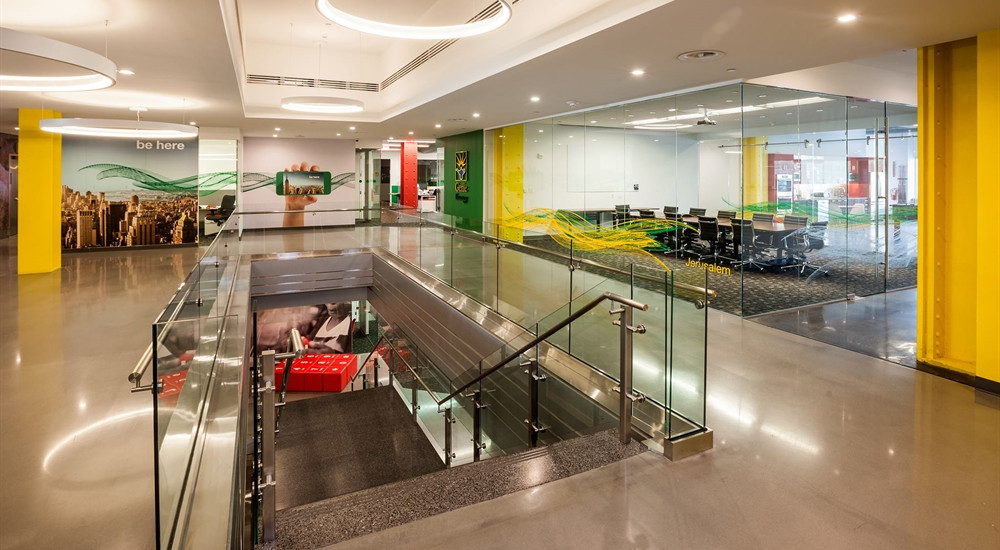
#> input picture assets/img/idt.jpg, 1000 x 550 px
$ python resize.py idt.jpg   (older library calls are emulated)
#> lines starting #> are read from the running program, lines starting #| are printed output that depends on the picture
import cv2
import numpy as np
import argparse
from PIL import Image

def resize(img):
	size = (1280, 720)
	vis = img.copy()
	im = Image.fromarray(vis)
	new = im.resize(size,Image.ANTIALIAS)
	new = np.array(new)

	return new

def inputImg():
	parser = argparse.ArgumentParser()
	parser.add_argument("image")
	args = parser.parse_args()
	image_file = str(args.image)
	img = cv2.imread(image_file)
#> img is the input picture: shape (550, 1000, 3); mean B, G, R 106.2, 138.4, 159.5
	return img, image_file

def main():
	img, name = inputImg()
#> name = 'idt.jpg'

	resized = resize(img)
#> in resize, `new = im.resize(size,Image.ANTIALIAS)`:
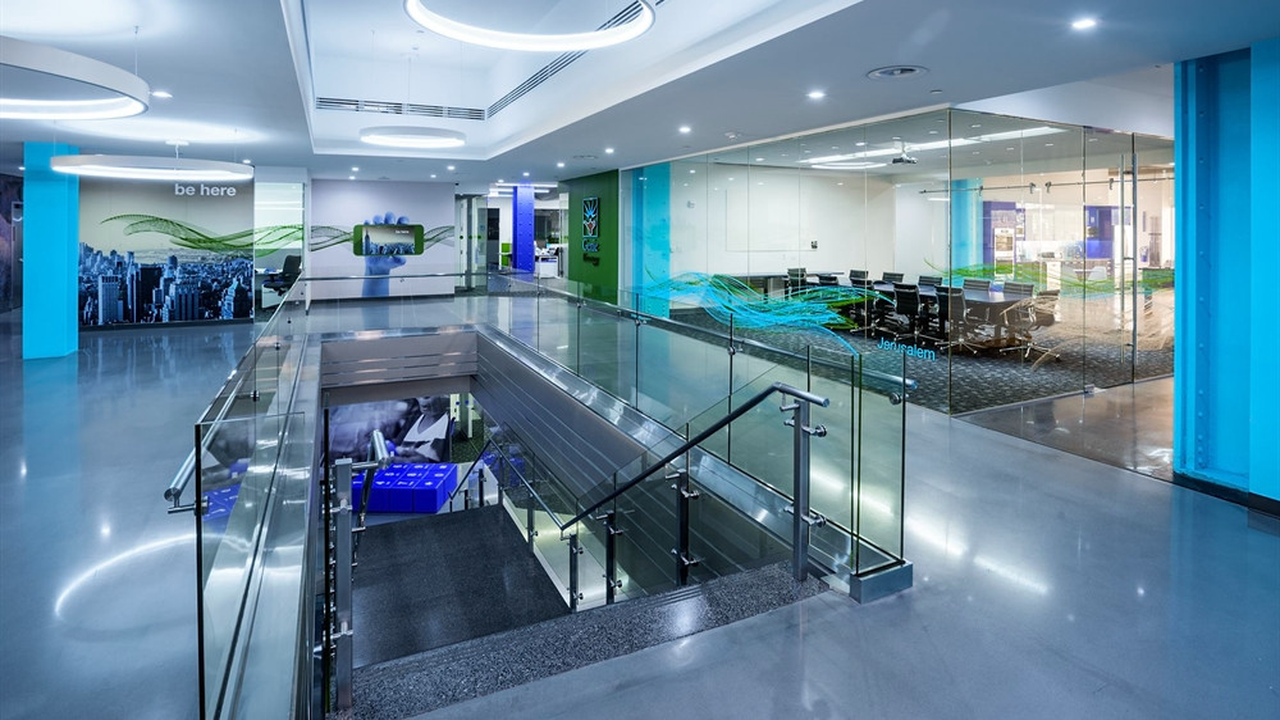
#> new: PIL image 1280x720 RGB; mean R, G, B 106.2, 138.4, 159.5
	cv2.imwrite("new%s" %name, resized)

main()
